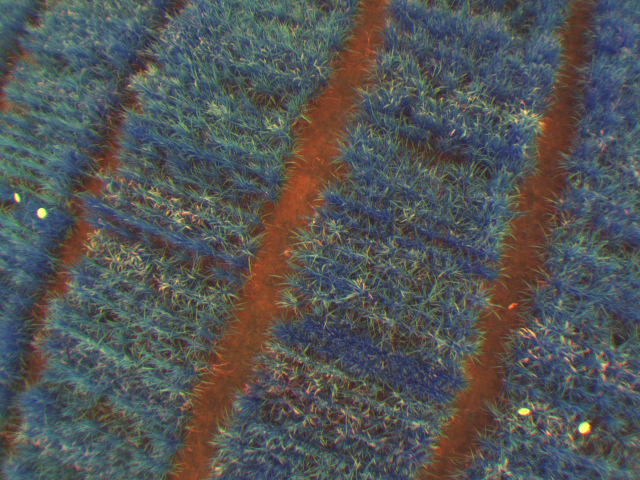
#> input picture Biomass_Estimation/Python/IMG_RGN.jpg, 1280 x 960 px (shown at 1/2 size)
$ python guidedFilter.py
#> lines starting #> are read from the running program, lines starting #| are printed output that depends on the picture; after the words box and inside, x2 and y2 are one past the last pixel; in counts of white or black regions, pixels touching at a corner belong together
""" Refinamiento Guided filter  """
import cv2

class refinement:
    def __init__(self,channel="rgb",imagegf="imageguide.bmp",maskgf="mask.bmp",imageoutgf="cfimage.bmp"):
        self.channel=channel
        if channel=="rgb":
            self.radius=60
            self.eps=0.000001
        if channel=="ir":
            self.radius=50
            self.eps=0.001
        self.imagegf=imagegf
        self.maskgf=maskgf
        self.imageoutgf=imageoutgf

    def guidedFilter(self):
        imageguide=cv2.imread(self.imagegf)
#> imageguide is the input picture: shape (960, 1280, 3); mean B, G, R 85.3, 85.3, 82.3
        maskguide=cv2.imread(self.maskgf,0)
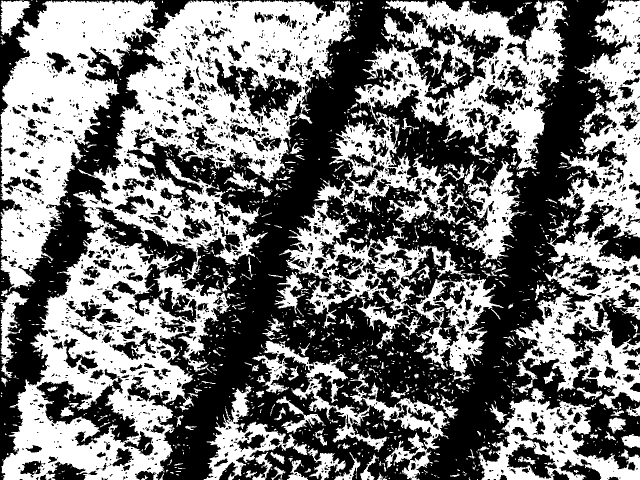
#> input picture Biomass_Estimation/Python/maskGC.bmp, 1280 x 960 px (shown at 1/2 size)
#> maskguide: shape (960, 1280); 46.7% white; 1496 white regions (1169 under 20 px), largest, box (x1, y1, x2, y2) and area: (1, 1, 701, 960) 285669, (627, 1, 1135, 448) 74585, (1027, 1, 1280, 819) 69240
        cv2.imshow("imageguide",imageguide)
        cv2.imshow("maskguide",maskguide)
        cv2.waitKey(0)

        #Guided filter
        guided=cv2.ximgproc.guidedFilter(guide=imageguide, src=maskguide, radius=self.radius, eps=self.eps, dDepth=-1)
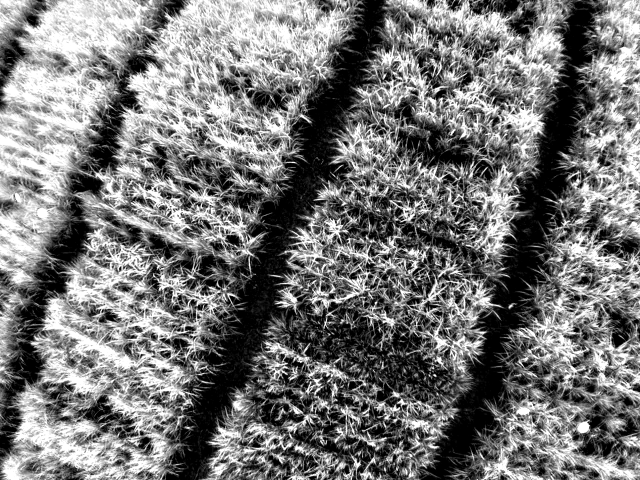
#> guided: shape (960, 1280) (shown at 1/2 size); min 0, max 255, mean 118.3
        cv2.imwrite(self.imageoutgf + 'maskgf.bmp', guided)
        cv2.imshow("guided ",guided)
        cv2.waitKey(0)
        #bordes = cv2.Canny(guided,180,260)
        #cv2.imshow("bordes ",bordes )

        #Umbralizaci髇 por Otsu
        #ret2,thotsu = cv2.threshold(guided,0,255,cv2.THRESH_BINARY+cv2.THRESH_OTSU)
        adaptiveT = cv2.adaptiveThreshold(guided,255,cv2.ADAPTIVE_THRESH_GAUSSIAN_C+cv2.ADAPTIVE_THRESH_MEAN_C,cv2.THRESH_BINARY,269,5)
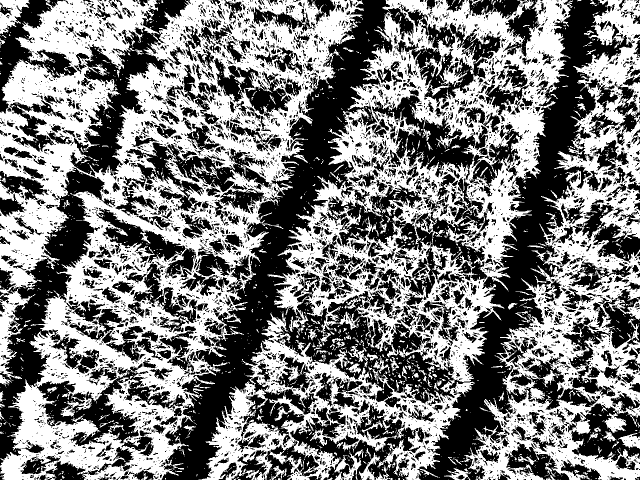
#> adaptiveT: shape (960, 1280) (shown at 1/2 size); 49.3% white; 2779 white regions (2520 under 20 px), largest, box (x1, y1, x2, y2) and area: (0, 0, 728, 960) 274867, (397, 0, 1146, 960) 201248, (910, 0, 1280, 960) 99511
        cv2.imshow("dst",adaptiveT)
        resultg = cv2.bitwise_and(imageguide, imageguide, mask=adaptiveT)
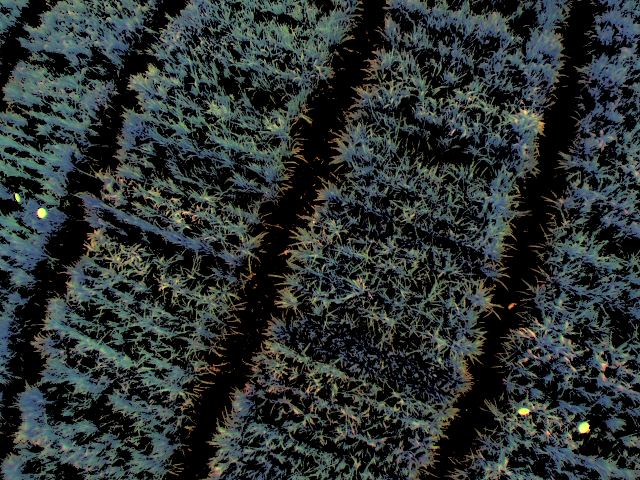
#> resultg: shape (960, 1280, 3) (shown at 1/2 size); mean B, G, R 49.6, 50.7, 43.5
        cv2.imshow("imageout ",resultg)
        cv2.waitKey(0)

        #Guarda las im谩genes necesarias de Guided Filter
        cv2.imwrite(self.imageoutgf + 'imageMaskAptiveT.bmp', resultg)
        cv2.imwrite(self.imageoutgf + 'maskAdaptativeT.bmp', adaptiveT)
        #Informaci贸n en pantalla
        print("Gracias por utilizar Grabcut-guidefilter est谩ndar, en el folder se guard贸: ")
        print(" - maskotsu.bmp")
        print(" - imagegf.bmp")
        print(" - maskgf.bmp")
        cv2.waitKey(0)
        cv2.destroyAllWindows()

gf=refinement("rgb",imagegf="IMG_RGN.jpg", maskgf="maskGC.bmp", imageoutgf="")
gf.guidedFilter()
#(channel="rgb",imagegf="imageguide.bmp",maskgf="mask.bmp",imageoutgf="cfimage.bmp"):

#gf=guidedFilter.refinement(imagegf="imagecopy.bmp",maskgf="mask.bmp",imageoutgf="")
#guidedFilter.refinement()
#gf.guidedFilter()
